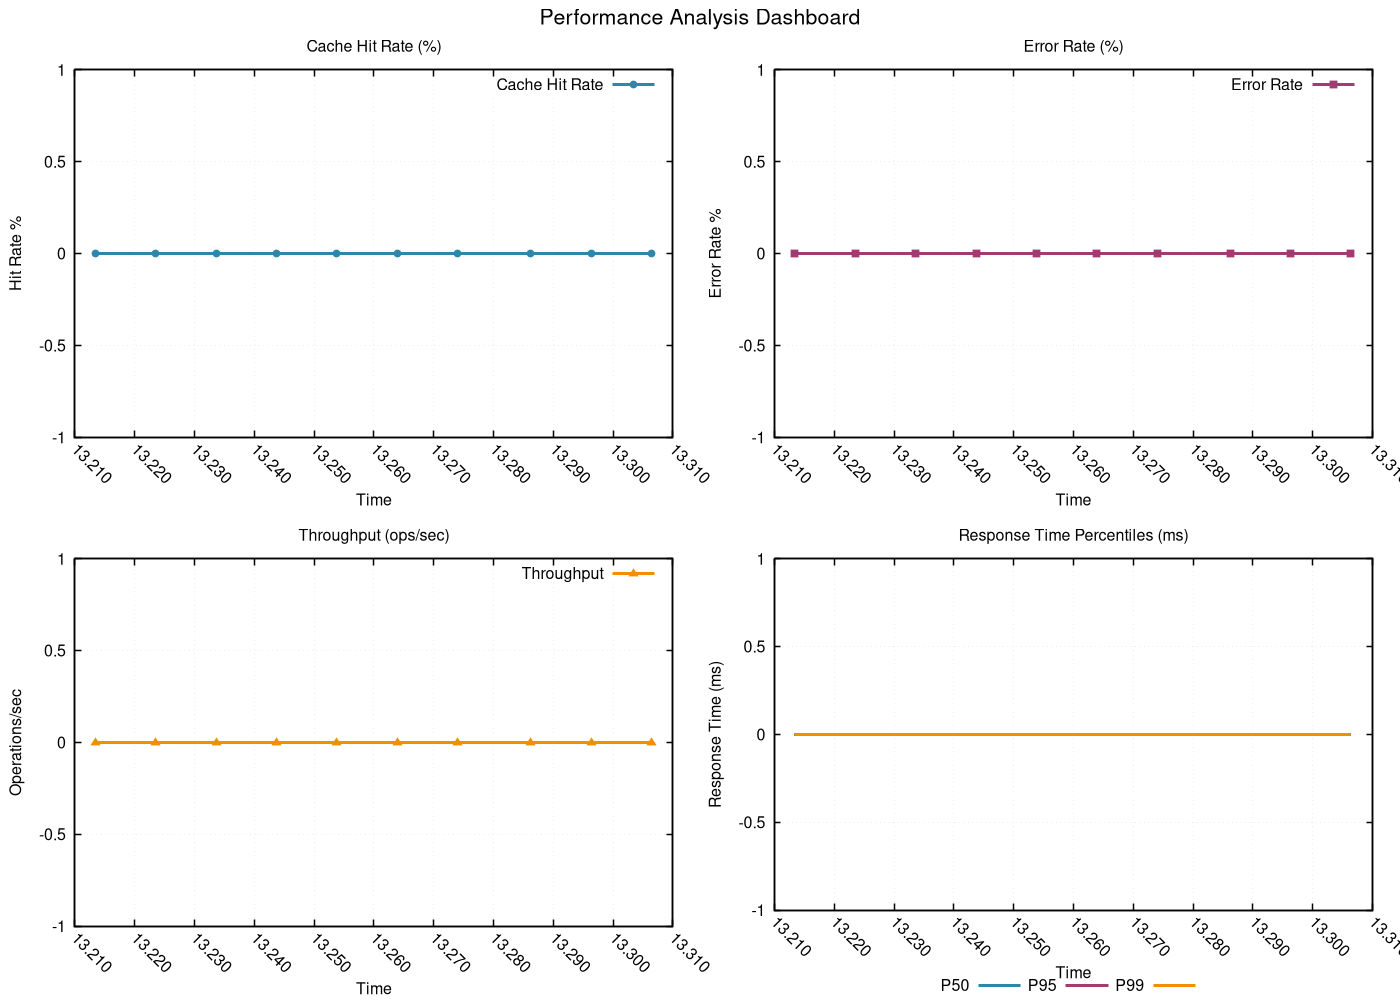

Write gnuplot code to recreate this figure.
# GNUplot script for performance metrics
set terminal pngcairo enhanced font 'Helvetica,12' size 1400,1000
set output 'png/bubble_sort_20260131_225833_algorithm.png'

set multiplot layout 2,2 title 'Performance Analysis Dashboard' font 'Helvetica,16'
set style line 1 lc rgb '#2E86AB' lt 1 lw 3 pt 7 ps 0.8
set style line 2 lc rgb '#A23B72' lt 1 lw 3 pt 5 ps 0.8
set style line 3 lc rgb '#F18F01' lt 1 lw 3 pt 9 ps 0.8
set style line 4 lc rgb '#F19C79' lt 1 lw 3 pt 11 ps 0.8
set style line 5 lc rgb '#0ABB9F' lt 1 lw 3 pt 13 ps 0.8

set format x "%.3f"
set xtics rotate by -45
set autoscale x

set title 'Cache Hit Rate (%)'
set xlabel 'Time'
set ylabel 'Hit Rate %'
set grid linestyle 1 lc rgb '#D3D3D3' lt 0 lw 1
set border linewidth 1.5
plot 'png/bubble_sort_20260131_225833_algorithm.dat' using 1:11 with linespoints ls 1 title 'Cache Hit Rate'
set title 'Error Rate (%)'
set xlabel 'Time'
set ylabel 'Error Rate %'
set grid linestyle 1 lc rgb '#D3D3D3' lt 0 lw 1
set border linewidth 1.5
plot 'png/bubble_sort_20260131_225833_algorithm.dat' using 1:12 with linespoints ls 2 title 'Error Rate'
set title 'Throughput (ops/sec)'
set xlabel 'Time'
set ylabel 'Operations/sec'
set grid linestyle 1 lc rgb '#D3D3D3' lt 0 lw 1
set border linewidth 1.5
plot 'png/bubble_sort_20260131_225833_algorithm.dat' using 1:13 with linespoints ls 3 title 'Throughput'
set title 'Response Time Percentiles (ms)'
set xlabel 'Time'
set ylabel 'Response Time (ms)'
set grid linestyle 1 lc rgb '#D3D3D3' lt 0 lw 1
set border linewidth 1.5
set key outside center bottom horizontal
plot 'png/bubble_sort_20260131_225833_algorithm.dat' using 1:14 with lines ls 1 title 'P50', \
     'png/bubble_sort_20260131_225833_algorithm.dat' using 1:15 with lines ls 2 title 'P95', \
     'png/bubble_sort_20260131_225833_algorithm.dat' using 1:16 with lines ls 3 title 'P99'
unset multiplot
